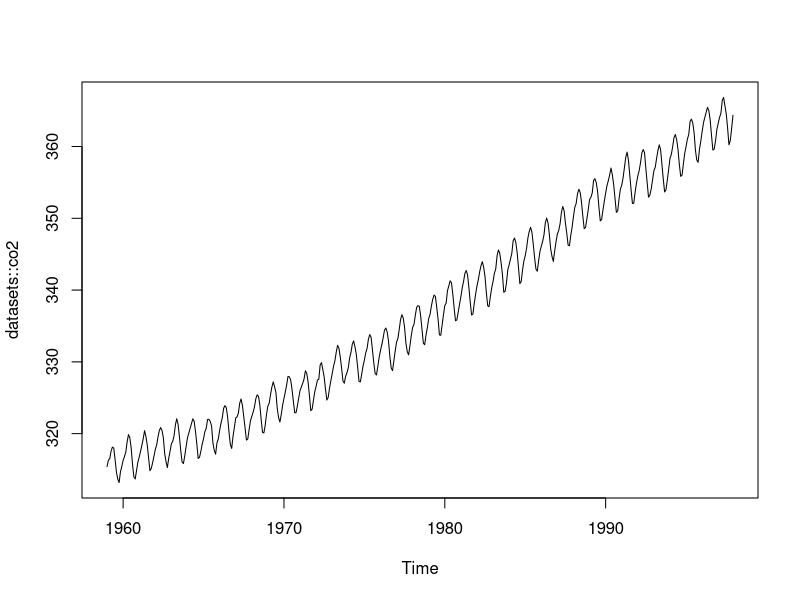

This figure's R source:
## ---- chunk 1
plot(datasets::co2)
